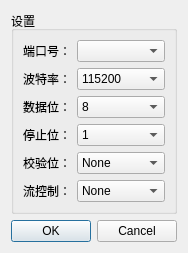
<?xml version="1.0" encoding="UTF-8"?>
<ui version="4.0">
 <class>SerialSettingDialog</class>
 <widget class="QDialog" name="SerialSettingDialog">
  <property name="geometry">
   <rect>
    <x>0</x>
    <y>0</y>
    <width>181</width>
    <height>242</height>
   </rect>
  </property>
  <property name="windowTitle">
   <string>Dialog</string>
  </property>
  <layout class="QVBoxLayout" name="verticalLayout_2">
   <item>
    <widget class="QGroupBox" name="groupBox">
     <property name="title">
      <string>设置</string>
     </property>
     <layout class="QVBoxLayout" name="verticalLayout">
      <item>
       <layout class="QFormLayout" name="formLayout">
        <item row="0" column="0">
         <widget class="QLabel" name="Label">
          <property name="text">
           <string>端口号：</string>
          </property>
         </widget>
        </item>
        <item row="0" column="1">
         <widget class="QComboBox" name="cb_port"/>
        </item>
        <item row="1" column="0">
         <widget class="QLabel" name="Label_2">
          <property name="text">
           <string>波特率：</string>
          </property>
         </widget>
        </item>
        <item row="1" column="1">
         <widget class="QComboBox" name="cb_baudrate">
          <property name="currentIndex">
           <number>4</number>
          </property>
          <item>
           <property name="text">
            <string>9600</string>
           </property>
          </item>
          <item>
           <property name="text">
            <string>14400</string>
           </property>
          </item>
          <item>
           <property name="text">
            <string>19200</string>
           </property>
          </item>
          <item>
           <property name="text">
            <string>57600</string>
           </property>
          </item>
          <item>
           <property name="text">
            <string>115200</string>
           </property>
          </item>
          <item>
           <property name="text">
            <string>128000</string>
           </property>
          </item>
         </widget>
        </item>
        <item row="2" column="0">
         <widget class="QLabel" name="Label_3">
          <property name="text">
           <string>数据位：</string>
          </property>
         </widget>
        </item>
        <item row="2" column="1">
         <widget class="QComboBox" name="cb_databit">
          <item>
           <property name="text">
            <string>8</string>
           </property>
          </item>
          <item>
           <property name="text">
            <string>9</string>
           </property>
          </item>
          <item>
           <property name="text">
            <string>10</string>
           </property>
          </item>
         </widget>
        </item>
        <item row="3" column="0">
         <widget class="QLabel" name="Label_4">
          <property name="text">
           <string>停止位：</string>
          </property>
         </widget>
        </item>
        <item row="3" column="1">
         <widget class="QComboBox" name="cb_stopbit">
          <item>
           <property name="text">
            <string>1</string>
           </property>
          </item>
          <item>
           <property name="text">
            <string>1.5</string>
           </property>
          </item>
          <item>
           <property name="text">
            <string>2</string>
           </property>
          </item>
         </widget>
        </item>
        <item row="4" column="0">
         <widget class="QLabel" name="Label_5">
          <property name="text">
           <string>校验位：</string>
          </property>
         </widget>
        </item>
        <item row="4" column="1">
         <widget class="QComboBox" name="cb_validate">
          <item>
           <property name="text">
            <string>None</string>
           </property>
          </item>
          <item>
           <property name="text">
            <string>Odd</string>
           </property>
          </item>
          <item>
           <property name="text">
            <string>Even</string>
           </property>
          </item>
         </widget>
        </item>
        <item row="5" column="0">
         <widget class="QLabel" name="Label_6">
          <property name="text">
           <string>流控制：</string>
          </property>
         </widget>
        </item>
        <item row="5" column="1">
         <widget class="QComboBox" name="cb_flowcontrol">
          <item>
           <property name="text">
            <string>None</string>
           </property>
          </item>
         </widget>
        </item>
       </layout>
      </item>
     </layout>
    </widget>
   </item>
   <item>
    <widget class="QDialogButtonBox" name="buttonBox">
     <property name="orientation">
      <enum>Qt::Horizontal</enum>
     </property>
     <property name="standardButtons">
      <set>QDialogButtonBox::Cancel|QDialogButtonBox::Ok</set>
     </property>
    </widget>
   </item>
  </layout>
 </widget>
 <resources/>
 <connections>
  <connection>
   <sender>buttonBox</sender>
   <signal>accepted()</signal>
   <receiver>SerialSettingDialog</receiver>
   <slot>accept()</slot>
   <hints>
    <hint type="sourcelabel">
     <x>248</x>
     <y>254</y>
    </hint>
    <hint type="destinationlabel">
     <x>157</x>
     <y>274</y>
    </hint>
   </hints>
  </connection>
  <connection>
   <sender>buttonBox</sender>
   <signal>rejected()</signal>
   <receiver>SerialSettingDialog</receiver>
   <slot>reject()</slot>
   <hints>
    <hint type="sourcelabel">
     <x>316</x>
     <y>260</y>
    </hint>
    <hint type="destinationlabel">
     <x>286</x>
     <y>274</y>
    </hint>
   </hints>
  </connection>
 </connections>
</ui>
